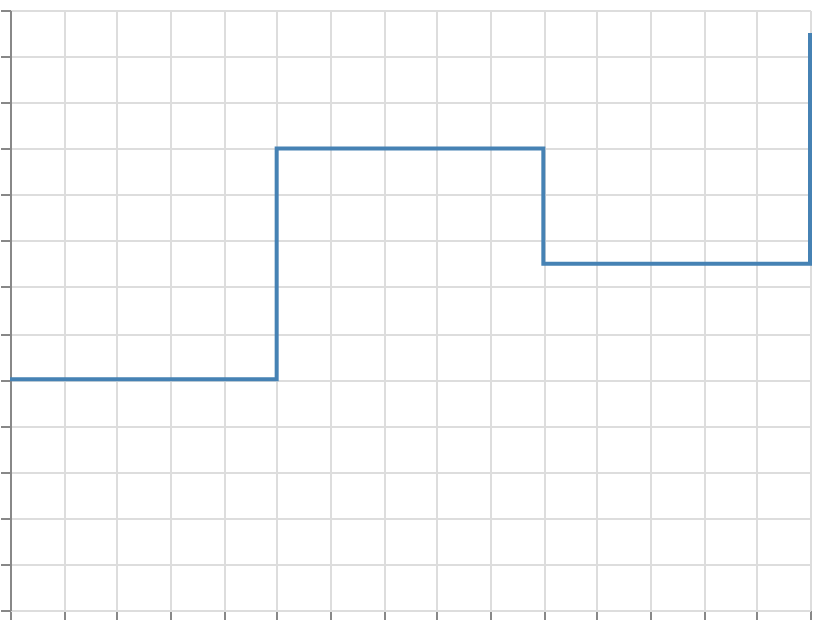

This figure's Vega-Lite source:
### Vega specification from a JSON file in a GitHub repository (floating-point values rounded to 4 significant figures)
{"$schema": "https://vega.github.io/schema/vega/v6.json", "width": 400, "height": 300, "padding": 5, "autosize": "none", "data": [{"name": "table", "values": [{"x": 0, "y": 10}, {"x": 1, "y": 20}, {"x": 2, "y": 15}, {"x": 3, "y": 25}]}], "scales": [{"name": "x", "type": "linear", "domain": {"data": "table", "field": "x"}, "range": "width", "nice": true}, {"name": "y", "type": "linear", "domain": {"data": "table", "field": "y"}, "range": [{"signal": "height"}, 0], "nice": true}], "marks": [{"type": "line", "from": {"data": "table"}, "encode": {"update": {"x": {"scale": "x", "field": "x"}, "y": {"scale": "y", "field": "y"}, "stroke": {"value": "steelblue"}, "strokeWidth": {"value": 2}, "interpolate": {"value": "step-after"}}}}], "axes": [{"scale": "x", "orient": "bottom", "grid": true, "labels": false}, {"scale": "y", "orient": "left", "grid": true, "labels": false}]}
